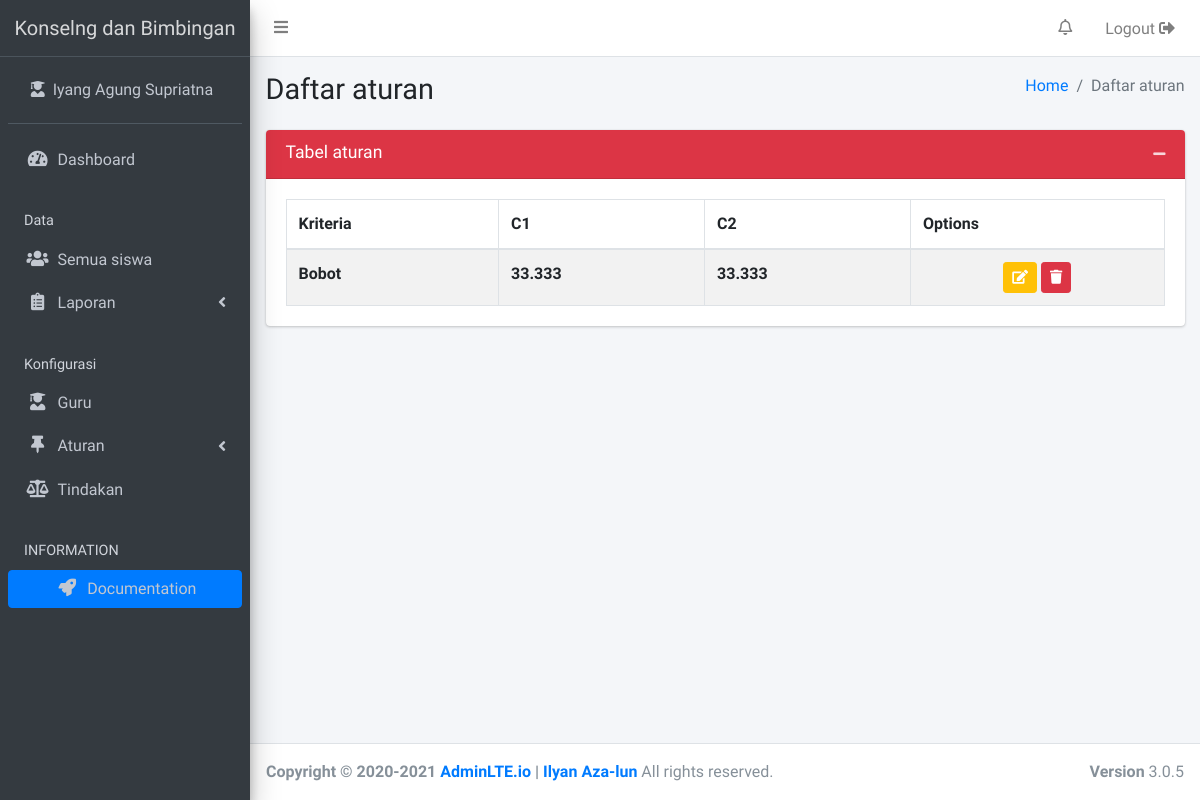
/violation (signed in), run on an earlier commit of the app's database.
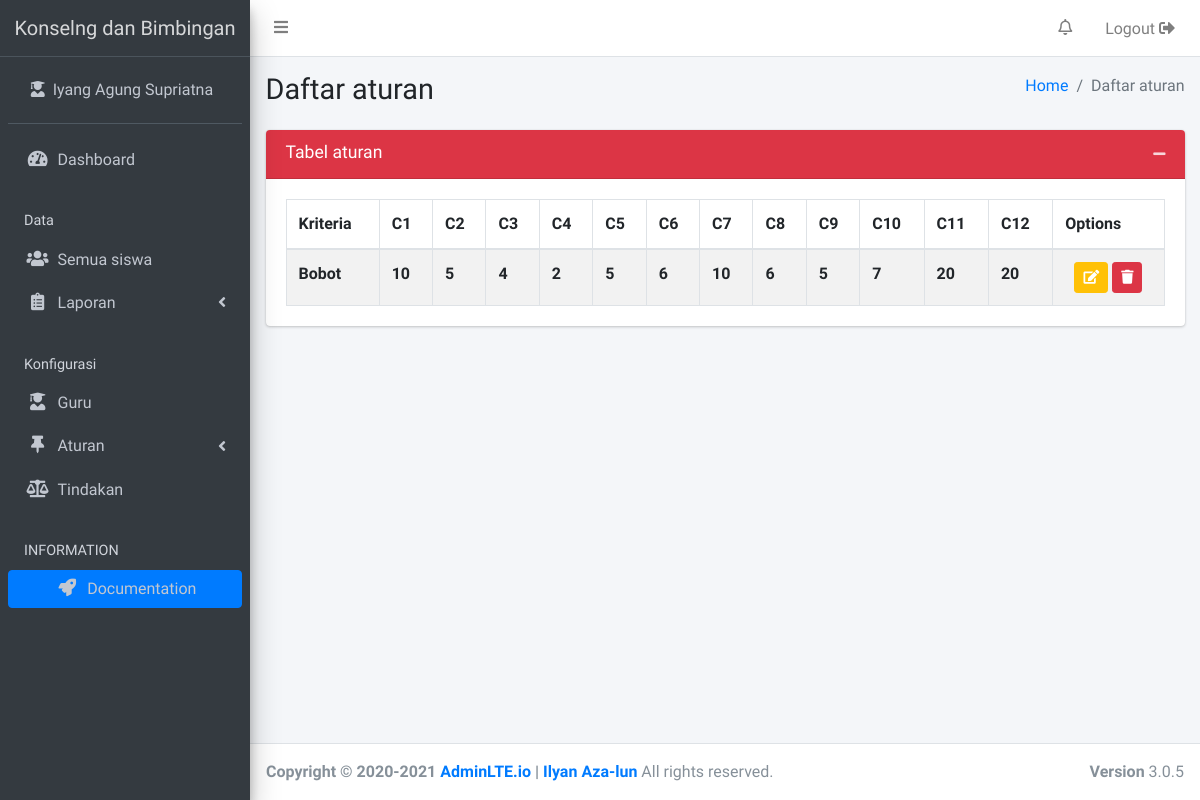
And on a later commit of the database.
### tables this page shows
CREATE TABLE `tbl_configuration` (
  `variable` varchar(255) NOT NULL,
  `value` text NOT NULL
);

CREATE TABLE `tbl_criteria` (
  `id` varchar(255) NOT NULL,
  `name` varchar(255) NOT NULL,
  `type` varchar(255) NOT NULL,
  `weight` float NOT NULL
);

### _app/controllers/Violation.php (called while the page is built, shortened)
<?php
class Violation extends Controller
{
	private $request;
	function __construct()
	{
		$this->request = $this->model('M_home');
		foreach ($this->request->load_configuration() as $key) {
			if("title"==$key['variable']){
				$this->title = $key['value'];
			};
		}
	}
	public function index()
	{
		$data['violation'] = $this->model('M_criteria')->select_criteria('violation');
		$data['notification'] = $this->request->notification();
		$this->view('components/_header');
		$this->view('components/sidebar', $data);
		$this->view('components/content-header');
		$this->view('criteria/violation/index', $data);
		$this->view('components/content-footer');
		$this->view('components/_footer');
	}
}

### _app/core/App.php (called while the page is built, shortened)
<?php
class App
{
	protected $method = 'index';
	protected $params = [];
	function __construct(){
		$this->controller = new $this->controller;
		call_user_func_array([$this->controller, $this->method], $this->params);
	}
}

### index.php (called while the page is built, shortened)
<?php
	require_once '_app/init.php';
	new App;

### _app/init.php (called while the page is built, shortened)
<?php
	spl_autoload_register(function($class){
		$class = explode('\\', $class);
		$class = end($class);
	});

### _app/core/Database.php (called while the page is built, shortened)
<?php
class Database{
	private $host = DB_HOST;
	private $user = DB_USER;
	private $pass = DB_PASS;
	private $name = DB_NAME;
	private $dbh;
	private $stmt;
	public function __construct(){
		$dsn     = 'mysql:host='.$this->host.';dbname='.$this->name;
		$options = [
			PDO::ATTR_PERSISTENT =>true,
			PDO::ATTR_ERRMODE => PDO::ERRMODE_EXCEPTION
		];
		try {
			$this->dbh = new PDO($dsn, $this->user, $this->pass, $options);
		} catch (PDOException $e) {
			die($e->getMessage());
		}
	}
	public function query($query){
		$this->stmt = $this->dbh->prepare($query);
	}
	public function bind($param, $value, $type = null){
		if (is_null($type)) {
			switch (true) {
				default:
					$type = PDO::PARAM_STR;
					break;
			}
		}
		$this->stmt->bindValue($param, $value, $type);
	}
	public function execute(){
		$this->stmt->execute();
	}
	public function resultSet(){
		return $this->stmt->fetchAll(PDO::FETCH_ASSOC);
	}
}

### _app/models/M_home.php (called while the page is built, shortened)
<?php
class M_home{
	private $db;
	function __construct(){
		$this->db = new Database;
	}
	public function load_configuration(){
		$this->db->query('SELECT * FROM tbl_configuration');
		$this->db->execute();
		return $this->db->resultSet();
	}
	public function notification()
	{
		$this->db->query('SELECT
								report.status as report_status
								, report.type
								, report.NISS
								, report.date
								, criteria.name
								, student.fullname
						  FROM tbl_reporting report
						  JOIN tbl_criteria criteria ON report.id_behavior = criteria.id
						  JOIN tbl_student student ON report.NISS = student.NISS
						  WHERE id_confirmation = :confirmation AND report.status = 1');
		$this->db->bind('confirmation', $_SESSION['user']['NIP']);
		$this->db->execute();
		return $this->db->resultSet();
	}
}

### _app/models/M_criteria.php (called while the page is built, shortened)
<?php
class M_criteria
{
	private $db;
	function __construct(){
		$this->db = new Database;
	}
	public function select_criteria($type)
	{
		$this->db->query("
		SELECT `id`, `name`, `weight` FROM `tbl_criteria` WHERE `type` = :type ;");
		$this->db->bind('type', $type);
		$this->db->execute();
		return $this->db->resultSet();
	}
}

### _app/views/criteria/violation/index.php (the view, shortened to what this page needs)
<section class="content">
  <div class="container-fluid">
    <div class="row">
      <div class="col-12">
        <div class="card <?=(empty($data['violation'])?'collapse':'')?>">
          <div class="card-header bg-danger">
            <h3 class="card-title">Tabel aturan</h3>
            <div class="card-tools">
              <button type="button" class="btn btn-tool" data-card-widget="collapse"><i class="fas fa-minus"></i></button>
            </div>
          </div>
          <div class="card-body">
            <table id="tbl_criteria" class="table table-bordered table-striped">
              <thead>
                <tr>
                  <th>Kriteria</th>
                  <?php foreach ($data['violation'] as $key => $value): ?>
                  <th title="<?=$value['name']?>">C<?=$key+1?></th>
                  <?php endforeach ?>
                  <th>Options</th>
                </tr>
              </thead>
              <tbody>
                <tr>
                  <th>Bobot</th>
                  <?php foreach ($data['violation'] as $key => $value): ?>
                  <th><?=$value['weight']?></th>
                  <?php endforeach ?>
                  <td class="text-center">
                    <button type="button" class="btn btn-sm btn-warning" id="update" data-toggle="collapse" data-target="#field_rules" aria-expanded="false" aria-controls="field_rules"><i class="fa fa-edit fa-inverse"></i></button>
                    <button type="button" class="btn btn-sm btn-danger" data-toggle="modal" data-target="#modal-conformation-delete"><i class="fa fa-trash fa-inverse"></i></button>
                  </td>
                </tr>
              </tbody>
            </table>
          </div>
        </div>
      </div>
    </div>
  </div>
</section>

### _app/views/components/_header.php (shortened to what this page needs)
<!DOCTYPE html>
<html>
<head>
  <link rel="stylesheet" href="<?=BASEURL?>/_assets/plugins/fontawesome-free/css/all.min.css">
  <link rel="stylesheet" href="https://code.ionicframework.com/ionicons/2.0.1/css/ionicons.min.css">
  <link rel="stylesheet" href="<?=BASEURL?>/_assets/plugins/pace-progress/themes/black/pace-theme-flat-top.css">
  <link rel="stylesheet" href="<?=BASEURL?>/_assets/plugins/sweetalert2-theme-bootstrap-4/bootstrap-4.min.css">

### _app/core/Controller.php (shortened to what this page needs)
<?php
class Controller
{
	public function View($view, $data = []){
		require_once '_app/views/'.$view.'.php';
	}
	public function Model($model){
		return new $model;
	}
	public function Style($css){
		echo quoted_printable_decode('=0A  <link href="'.BASEURL.'/_assets/'.$css.'.css" rel="stylesheet">=0A');
	}
}

### _app/views/components/sidebar.php (shortened to what this page needs)
  <link rel="stylesheet" href="<?=BASEURL?>/_assets/dist/css/adminlte.min.css">
</head>
<body class="hold-transition sidebar-mini layout-fixed pace-danger">
  <div class="wrapper">
    <nav class="main-header navbar navbar-expand navbar-white navbar-light">
      <ul class="navbar-nav">
        <li class="nav-item">
          <a class="nav-link" data-widget="pushmenu" href="#" role="button"><i class="fas fa-bars"></i></a>
        </li>
      </ul>
      <ul class="navbar-nav ml-auto">
        <li class="nav-item dropdown">
          <a class="nav-link" data-toggle="dropdown" href="#">
            <i class="far fa-bell"></i>
          </a>
        </li>
        <li class="nav-item d-none d-sm-inline-block">
          <a data-toggle="modal" data-target="#logoutModal" class="btn nav-link">Logout <i class="fas fa-sign-out-alt"></i></a>
        </li>
      </ul>
    </nav>
    <aside class="main-sidebar sidebar-dark-primary elevation-4">
      <a href="<?=BASEURL?>/" class="brand-link text-center">
        <span class="brand-text font-weight-light"><?=$this->title?></span>
      </a>
      <div class="sidebar">
        <div class="user-panel mt-3 pb-3 mb-3 d-flex">
          <div class="image">
          </div>
          <div class="info">
            <a href="<?=BASEURL?>" class="d-block"><i class="fa fa-user-graduate"></i>&nbsp;&nbsp;<?=explode(',', $_SESSION['user']['homeroom_teacher'])[0]?></a>
          </div>
        </div>
        <nav class="mt-2">
          <ul class="nav nav-pills nav-sidebar flex-column" data-widget="treeview" role="menu" data-accordion="false">
           <li class="nav-item has-treeview">
            <a href="<?=BASEURL?>" class="nav-link">
              <i class="nav-icon fas fa-tachometer-alt"></i>
              <p>
                Dashboard
              </p>
            </a>
          </li>
          <li class="nav-header">Data</li>
          <?php if ($_SESSION['user']['class'] == "staff" ): ?>
            <li class="nav-item">
              <a href="<?=BASEURL?>/students/<?=base64_encode('all')?>" class="nav-link">
                <i class="nav-icon fas fa-users"></i>
                Semua siswa
              </a>
            </li>
            <?php endif ?>
            <li class="nav-item has-treeview">
              <a href="#" class="nav-link">
                <i class="nav-icon fa fa-clipboard-list"></i>
                <p>
                  Laporan
                  <i class="fas fa-angle-left right"></i>
                </p>
              </a>
            </li>
            <?php if ($_SESSION['user']['class'] == "staff" ): ?>
              <li class="nav-header">Konfigurasi</li>
              <li class="nav-item">
                <a href="<?=BASEURL?>/teacher" class="nav-link">
                 <i class="fa fa-user-graduate nav-icon"></i>
                 <p>Guru</p>
               </a>
             </li>
             <li class="nav-item has-treeview">
              <a href="#" class="nav-link">
                <i class="nav-icon fas fa-thumbtack"></i>
                <p>
                  Aturan
                  <i class="fas fa-angle-left right"></i>
                </p>
              </a>
            </li>
            <li class="nav-item">
                <a href="<?=BASEURL?>/action" class="nav-link">
                 <i class="fa fa-balance-scale nav-icon"></i>
                 <p>Tindakan</p>
               </a>
            </li>
          <?php endif ?>
          <li class="nav-header">INFORMATION</li>
          <li class="nav-item text-center">
            <a href="#" class="btn btn-primary btn-block">
              <i class="fa fa-rocket nav-icon"></i>
              Documentation
            </a>
          </li>
        </ul>
      </nav>
    </div>
  </aside>

### _app/views/components/content-header.php (shortened to what this page needs)
<div class="content-wrapper">
  <section class="content-header">
    <div class="container-fluid">
      <div class="row mb-2">
        <div class="col-sm-6">
          <h1><?=$this->page['title']?></h1>
        </div>
        <div class="col-sm-6">
          <ol class="breadcrumb float-sm-right">
            <li class="breadcrumb-item"><a href="<?=BASEURL?>">Home</a></li>
            <?if($_SERVER['REQUEST_URI'] != "/hide-me/" ){?>
            <li class="breadcrumb-item active"><?=$this->page['title']?></li>
            <?}?>
          </ol>
        </div>
      </div>
    </div>
  </section>

### _app/views/components/content-footer.php (shortened to what this page needs)
  </div>
  <footer class="main-footer">
    <div class="float-right d-none d-sm-block">
      <b>Version</b> 3.0.5
    </div>
    <strong>Copyright &copy; 2020-2021 <a href="http://adminlte.io">AdminLTE.io</a> | <a href="https://github.com/ilyanazalun">Ilyan Aza-lun</a></strong> All rights
    reserved.
  </footer>
</div>

### _app/views/components/_footer.php (shortened to what this page needs)
</body>
</html>

What changed in the data, as far as the page shows it:
removed tbl_criteria: weight "33.333"
removed tbl_criteria: weight "33.333"
added tbl_criteria: weight "10"
added tbl_criteria: weight "5"
added tbl_criteria: weight "4"
added tbl_criteria: weight "2"
added tbl_criteria: weight "5"
added tbl_criteria: weight "6"
added tbl_criteria: weight "10"
added tbl_criteria: weight "6"
added tbl_criteria: weight "5"
added tbl_criteria: weight "7"
added tbl_criteria: weight "20"
added tbl_criteria: weight "20"
